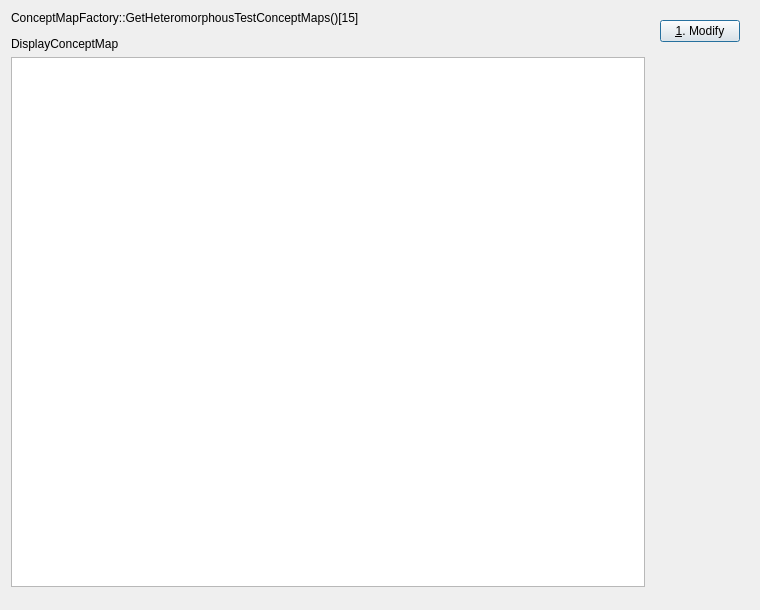
<?xml version="1.0" encoding="UTF-8"?>
<ui version="4.0">
 <class>QtPvdbTestConceptMapDisplayWidgetDialog</class>
 <widget class="QDialog" name="QtPvdbTestConceptMapDisplayWidgetDialog">
  <property name="geometry">
   <rect>
    <x>0</x>
    <y>0</y>
    <width>760</width>
    <height>610</height>
   </rect>
  </property>
  <property name="windowTitle">
   <string>Test ConceptMapDisplayWidget</string>
  </property>
  <property name="windowIcon">
   <iconset resource="Brainweaver.qrc">
    <normaloff>:/images/PicArrow14x14.png</normaloff>:/images/PicArrow14x14.png</iconset>
  </property>
  <layout class="QGridLayout" name="gridLayout">
   <item row="0" column="0">
    <widget class="QLabel" name="label_test">
     <property name="text">
      <string>ConceptMapFactory::GetHeteromorphousTestConceptMaps()[15]</string>
     </property>
    </widget>
   </item>
   <item row="0" column="1" rowspan="6">
    <widget class="QWidget" name="widget" native="true">
     <property name="enabled">
      <bool>true</bool>
     </property>
     <layout class="QVBoxLayout" name="verticalLayout">
      <item>
       <widget class="QPushButton" name="button_test_modify">
        <property name="text">
         <string>&amp;1. Modify</string>
        </property>
       </widget>
      </item>
      <item>
       <spacer name="verticalSpacer">
        <property name="orientation">
         <enum>Qt::Vertical</enum>
        </property>
        <property name="sizeHint" stdset="0">
         <size>
          <width>20</width>
          <height>63</height>
         </size>
        </property>
       </spacer>
      </item>
     </layout>
    </widget>
   </item>
   <item row="3" column="0">
    <widget class="QtPvdbConceptMapDisplayWidget" name="concept_map">
     <property name="sizePolicy">
      <sizepolicy hsizetype="Expanding" vsizetype="Expanding">
       <horstretch>0</horstretch>
       <verstretch>1</verstretch>
      </sizepolicy>
     </property>
    </widget>
   </item>
   <item row="2" column="0">
    <widget class="QLabel" name="label_concept_map_type">
     <property name="text">
      <string>DisplayConceptMap</string>
     </property>
    </widget>
   </item>
  </layout>
 </widget>
 <customwidgets>
  <customwidget>
   <class>QtPvdbConceptMapDisplayWidget</class>
   <extends>QGraphicsView</extends>
   <header>qtpvdbconceptmapdisplaywidget.h</header>
  </customwidget>
 </customwidgets>
 <resources>
  <include location="Brainweaver.qrc"/>
 </resources>
 <connections/>
</ui>
